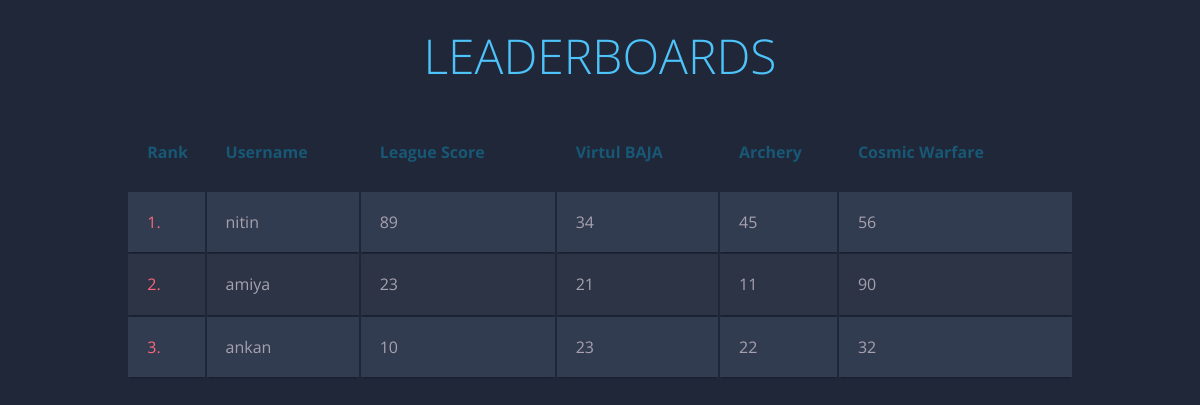
Page /leaderboards.php on the committed database.
### tables this page shows
CREATE TABLE `indi_score` (
  `name` varchar(100) NOT NULL,
  `score_car` bigint(10) NOT NULL,
  `score_archery` bigint(10) NOT NULL,
  `score_space` bigint(10) NOT NULL,
  `overall` bigint(10) NOT NULL
);

### leaderboards.php (the view, shortened to what this page needs)
<!DOCTYPE html>
<html lang="en" >
<head>
      <link rel="stylesheet" href="/pro/ld.css" media="all" type="text/css"/>
</head>
<body>
  <h1 style="text-align: center;">LEADERBOARDS</h1>
<table class="container">
	<thead>
		<tr>
			<th><h1>Rank</h1></th>
			<th><h1>Username</h1></th>
			<th><h1>League Score</h1></th>
			<th><h1>Virtul BAJA</h1></th>
			<th><h1>Archery</h1></th>
			<th><h1>Cosmic Warfare</h1></th>
		</tr>
	</thead>
	<tbody>
		<?php
$servername = "localhost";
$username = "root";
$password = "Aranya@1998";
$dbname = "Gamers";
$conn = new mysqli($servername, $username, $password, $dbname);
$sql = "SELECT * FROM indi_score order by overall desc;";
$result = $conn->query($sql);
$x=0;
if ($result->num_rows > 0) {
    while($row = $result->fetch_assoc()) {
    	$x=$x+1;
        echo "<tr><td>".$x.".</td><td>". $row["name"]."</td><td>". $row["overall"]."</td><td>".$row["score_car"]."</td><td>".$row["score_archery"]."</td><td>".$row["score_space"]."</td></tr>";
    }
} else {
    echo "0 results";
}
?>
	</tbody>
</table>
</body>
</html>

### ld.css (style rules this page uses)
body { font-family: 'Open Sans', sans-serif; font-weight: 300; line-height: 1.42em; color:#A7A1AE; background-color:#1F2739; }
h1 { font-size:3em; font-weight: 300; line-height:1em; text-align: center; color: #4DC3FA; }
.container th h1 { font-weight: bold; font-size: 1em; text-align: left; color: #185875; }
.container td { font-weight: normal; font-size: 1em; -webkit-box-shadow: 0 2px 2px -2px #0E1119; -moz-box-shadow: 0 2px 2px -2px #0E1119; box-shadow: 0 2px 2px -2px #0E1119; }
.container { text-align: left; overflow: hidden; width: 80%; margin: 0 auto; display: table; padding: 0 0 8em 0; }
.container td, .container th { padding-bottom: 2%; padding-top: 2%; padding-left:2%; }
.container tr:nth-child(odd) { background-color: #323C50; }
.container tr:nth-child(even) { background-color: #2C3446; }
.container th { background-color: #1F2739; }
.container td:first-child { color: #FB667A; }

### rows in the picture
indi_score: name "nitin", overall "89", score_car "34", score_archery "45", score_space "56"
indi_score: name "amiya", overall "23", score_car "21", score_archery "11", score_space "90"
indi_score: name "ankan", overall "10", score_car "23", score_archery "22", score_space "32"
